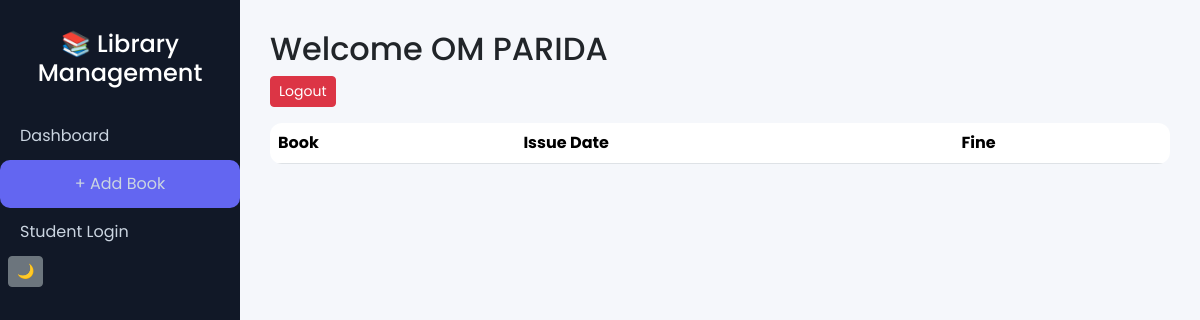
Before: /student/dashboard/ (signed in) with the older database file.
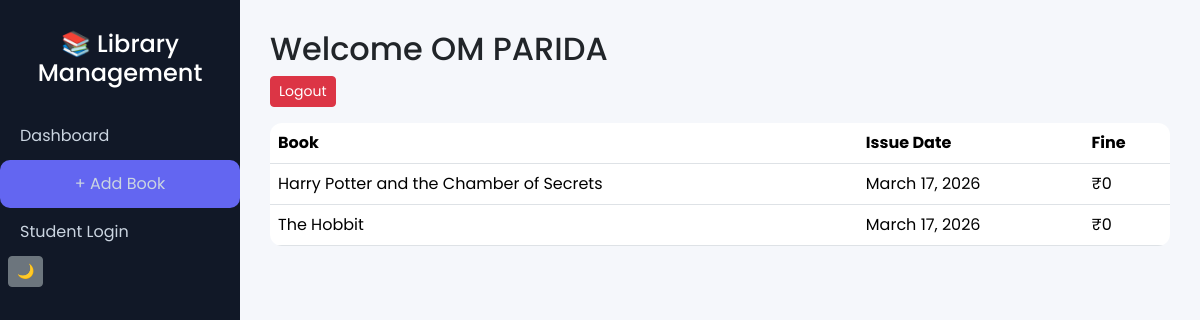
After: the same page with the newer database file.
### books/models.py (models this page shows, shortened)
class Book(models.Model):
    title = models.CharField(max_length=200)
    author = models.CharField(max_length=200)
    isbn = models.CharField(max_length=20, unique=True)
    category = models.CharField(max_length=100)
    published_date = models.DateField()
    is_issued = models.BooleanField(default=False)
    issued_to = models.ForeignKey(Student, null=True, blank=True, on_delete=models.SET_NULL)
    issue_date = models.DateField(null=True, blank=True)
    return_date = models.DateField(null=True, blank=True)
    fine = models.IntegerField(default=0)

### books/views.py (the view)
# urls.py: path('student/dashboard/', views.student_dashboard, name='student_dashboard'),
@login_required
def student_dashboard(request):
    student = Student.objects.get(user=request.user)
    books = Book.objects.filter(issued_to=student)
    return render(request, 'books/student_dashboard.html', {
        'student': student,
        'books': books
    })

### books/templates/books/student_dashboard.html
{% extends 'books/base.html' %}
{% block content %}
<h2>Welcome {{ student.name }}</h2>
<a href="{% url 'student_logout' %}" class="btn btn-danger btn-sm">Logout</a>
<table class="table mt-3">
<tr>
    <th>Book</th>
    <th>Issue Date</th>
    <th>Fine</th>
</tr>
{% for book in books %}
<tr>
    <td>{{ book.title }}</td>
    <td>{{ book.issue_date }}</td>
    <td>₹{{ book.fine }}</td>
</tr>
{% endfor %}
</table>
{% endblock %}

Changed rows visible on the page:
now on this page (row edited): Book: title "Harry Potter and the Chamber of Secrets", issue_date "March 17, 2026", fine "0"
now on this page (row edited): Book: title "The Hobbit", issue_date "March 17, 2026", fine "0"
